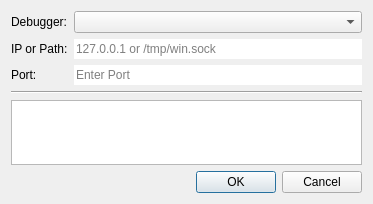
<?xml version="1.0" encoding="UTF-8"?>
<ui version="4.0">
 <class>RemoteDebugDialog</class>
 <widget class="QDialog" name="RemoteDebugDialog">
  <property name="windowModality">
   <enum>Qt::NonModal</enum>
  </property>
  <property name="geometry">
   <rect>
    <x>0</x>
    <y>0</y>
    <width>373</width>
    <height>204</height>
   </rect>
  </property>
  <property name="sizePolicy">
   <sizepolicy hsizetype="Minimum" vsizetype="Minimum">
    <horstretch>0</horstretch>
    <verstretch>0</verstretch>
   </sizepolicy>
  </property>
  <property name="windowTitle">
   <string>Remote debugging configuration</string>
  </property>
  <layout class="QVBoxLayout" name="verticalLayout_2">
   <property name="sizeConstraint">
    <enum>QLayout::SetMinimumSize</enum>
   </property>
   <item>
    <layout class="QGridLayout" name="gridLayout">
     <property name="sizeConstraint">
      <enum>QLayout::SetMinimumSize</enum>
     </property>
     <item row="0" column="0">
      <widget class="QLabel" name="debugText">
       <property name="sizePolicy">
        <sizepolicy hsizetype="Preferred" vsizetype="Preferred">
         <horstretch>0</horstretch>
         <verstretch>0</verstretch>
        </sizepolicy>
       </property>
       <property name="text">
        <string>Debugger:</string>
       </property>
      </widget>
     </item>
     <item row="1" column="1">
      <widget class="QLineEdit" name="ipEdit">
       <property name="maximumSize">
        <size>
         <width>382</width>
         <height>16777215</height>
        </size>
       </property>
       <property name="inputMask">
        <string notr="true"/>
       </property>
       <property name="text">
        <string notr="true"/>
       </property>
       <property name="frame">
        <bool>false</bool>
       </property>
       <property name="placeholderText">
        <string>127.0.0.1 or /tmp/win.sock</string>
       </property>
      </widget>
     </item>
     <item row="0" column="1">
      <widget class="QComboBox" name="debuggerCombo"/>
     </item>
     <item row="2" column="0">
      <widget class="QLabel" name="portText">
       <property name="text">
        <string>Port:</string>
       </property>
      </widget>
     </item>
     <item row="1" column="0">
      <widget class="QLabel" name="ipText">
       <property name="text">
        <string>IP or Path:</string>
       </property>
      </widget>
     </item>
     <item row="2" column="1">
      <widget class="QLineEdit" name="portEdit">
       <property name="maximumSize">
        <size>
         <width>382</width>
         <height>16777215</height>
        </size>
       </property>
       <property name="inputMask">
        <string notr="true"/>
       </property>
       <property name="text">
        <string notr="true"/>
       </property>
       <property name="frame">
        <bool>false</bool>
       </property>
       <property name="placeholderText">
        <string>Enter Port</string>
       </property>
      </widget>
     </item>
    </layout>
   </item>
   <item>
    <layout class="QVBoxLayout" name="verticalLayout">
     <property name="sizeConstraint">
      <enum>QLayout::SetMinimumSize</enum>
     </property>
     <item>
      <widget class="Line" name="line">
       <property name="orientation">
        <enum>Qt::Horizontal</enum>
       </property>
      </widget>
     </item>
     <item>
      <widget class="QListWidget" name="recentsIpListWidget">
       <property name="sizePolicy">
        <sizepolicy hsizetype="Expanding" vsizetype="MinimumExpanding">
         <horstretch>0</horstretch>
         <verstretch>0</verstretch>
        </sizepolicy>
       </property>
       <property name="minimumSize">
        <size>
         <width>0</width>
         <height>60</height>
        </size>
       </property>
       <property name="contextMenuPolicy">
        <enum>Qt::ActionsContextMenu</enum>
       </property>
       <property name="selectionRectVisible">
        <bool>true</bool>
       </property>
      </widget>
     </item>
     <item>
      <widget class="QDialogButtonBox" name="buttonBox">
       <property name="orientation">
        <enum>Qt::Horizontal</enum>
       </property>
       <property name="standardButtons">
        <set>QDialogButtonBox::Cancel|QDialogButtonBox::Ok</set>
       </property>
      </widget>
     </item>
    </layout>
   </item>
  </layout>
  <action name="actionRemoveItem">
   <property name="text">
    <string>Remove item</string>
   </property>
  </action>
  <action name="actionRemoveAll">
   <property name="text">
    <string>Remove all</string>
   </property>
   <property name="toolTip">
    <string>Remove all</string>
   </property>
  </action>
 </widget>
 <tabstops>
  <tabstop>debuggerCombo</tabstop>
  <tabstop>ipEdit</tabstop>
  <tabstop>portEdit</tabstop>
  <tabstop>recentsIpListWidget</tabstop>
 </tabstops>
 <resources/>
 <connections>
  <connection>
   <sender>buttonBox</sender>
   <signal>accepted()</signal>
   <receiver>RemoteDebugDialog</receiver>
   <slot>accept()</slot>
   <hints>
    <hint type="sourcelabel">
     <x>248</x>
     <y>234</y>
    </hint>
    <hint type="destinationlabel">
     <x>157</x>
     <y>274</y>
    </hint>
   </hints>
  </connection>
  <connection>
   <sender>buttonBox</sender>
   <signal>rejected()</signal>
   <receiver>RemoteDebugDialog</receiver>
   <slot>reject()</slot>
   <hints>
    <hint type="sourcelabel">
     <x>316</x>
     <y>240</y>
    </hint>
    <hint type="destinationlabel">
     <x>286</x>
     <y>254</y>
    </hint>
   </hints>
  </connection>
 </connections>
</ui>
